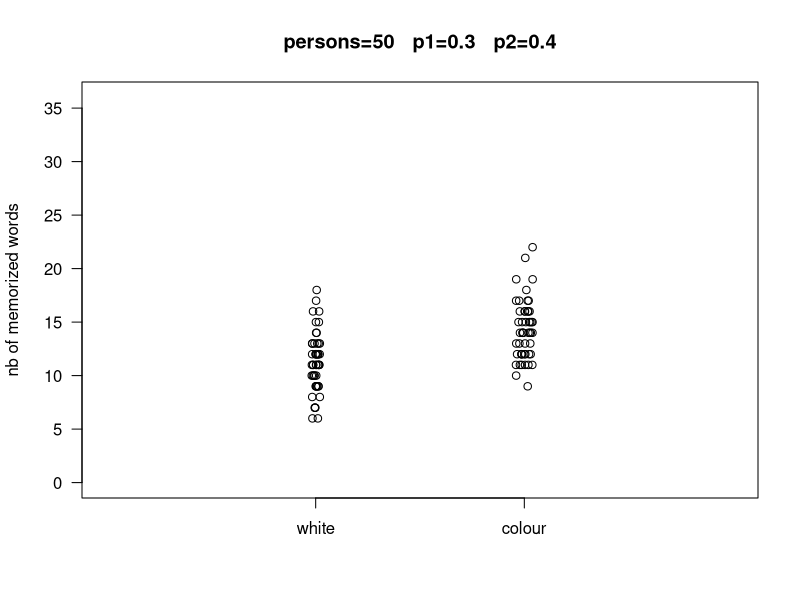
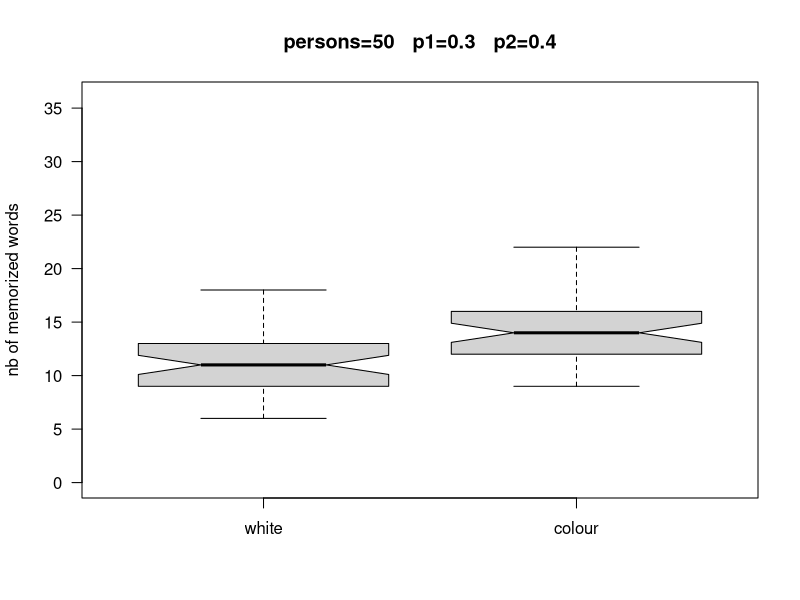

Write the R code that produced these figures, in order.
## ---- chunk 1
set.seed(2014)
nb.words = 36
nb.people = 50
p1 = 0.3
p2 = 0.4
y1 = rbinom(n=nb.people, size=nb.words, prob=p1)
y2 = rbinom(n=nb.people, size=nb.words, prob=p2)
## ---- chunk 2
tmp = cbind(y1, y2)
colnames(tmp) = c("white", "colour")
plot(x=jitter(rep(1,nb.people)), y=y1, xlim=c(0,3), ylim=c(0, nb.words),
     xaxt="n", xlab="", ylab="nb of memorized words", las=1,
     main=paste0("persons=",nb.people, "   p1=", p1, "   p2=", p2))
axis(side=1, at=c(1,2), labels=c("white", "colour"))
points(x=jitter(rep(2, nb.people)), y=y2)
## ---- chunk 3
boxplot(tmp, main=paste0("persons=",nb.people, "   p1=", p1, "   p2=", p2),
        ylim=c(0,nb.words), ylab="nb of memorized words", las=1, notch=TRUE)
## ---- chunk 4
t.test(y1, y2, alternative="two.sided", paired=TRUE)
